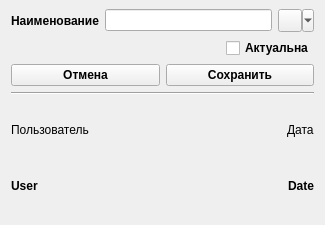
<?xml version="1.0" encoding="UTF-8"?>
<ui version="4.0">
 <class>InventoriesDialog</class>
 <widget class="QWidget" name="InventoriesDialog">
  <property name="geometry">
   <rect>
    <x>0</x>
    <y>0</y>
    <width>325</width>
    <height>225</height>
   </rect>
  </property>
  <property name="minimumSize">
   <size>
    <width>325</width>
    <height>225</height>
   </size>
  </property>
  <property name="maximumSize">
   <size>
    <width>325</width>
    <height>225</height>
   </size>
  </property>
  <property name="windowTitle">
   <string>Form</string>
  </property>
  <layout class="QGridLayout" name="gridLayout">
   <property name="topMargin">
    <number>9</number>
   </property>
   <item row="5" column="0">
    <layout class="QGridLayout" name="gLayoutInfromation">
     <property name="spacing">
      <number>0</number>
     </property>
     <item row="1" column="0" alignment="Qt::AlignLeft">
      <widget class="QLabel" name="labelUserD">
       <property name="font">
        <font>
         <family>Arial</family>
         <pointsize>9</pointsize>
         <weight>75</weight>
         <bold>true</bold>
        </font>
       </property>
       <property name="text">
        <string>User</string>
       </property>
      </widget>
     </item>
     <item row="0" column="0" alignment="Qt::AlignLeft">
      <widget class="QLabel" name="labelUserI">
       <property name="font">
        <font>
         <family>Arial</family>
        </font>
       </property>
       <property name="text">
        <string>Пользователь</string>
       </property>
      </widget>
     </item>
     <item row="1" column="1" alignment="Qt::AlignRight">
      <widget class="QLabel" name="labelDateD">
       <property name="font">
        <font>
         <family>Arial</family>
         <pointsize>9</pointsize>
         <weight>75</weight>
         <bold>true</bold>
        </font>
       </property>
       <property name="text">
        <string>Date</string>
       </property>
      </widget>
     </item>
     <item row="0" column="1" alignment="Qt::AlignRight">
      <widget class="QLabel" name="labelDateI">
       <property name="font">
        <font>
         <family>Arial</family>
        </font>
       </property>
       <property name="text">
        <string>Дата</string>
       </property>
      </widget>
     </item>
    </layout>
   </item>
   <item row="2" column="0">
    <layout class="QHBoxLayout" name="hLayoutActual">
     <item alignment="Qt::AlignRight">
      <widget class="QCheckBox" name="checkBoxActual">
       <property name="font">
        <font>
         <family>Arial</family>
         <pointsize>9</pointsize>
         <weight>75</weight>
         <bold>true</bold>
        </font>
       </property>
       <property name="text">
        <string>Актуальна</string>
       </property>
      </widget>
     </item>
    </layout>
   </item>
   <item row="4" column="0">
    <widget class="Line" name="line">
     <property name="orientation">
      <enum>Qt::Horizontal</enum>
     </property>
    </widget>
   </item>
   <item row="1" column="0">
    <layout class="QHBoxLayout" name="hLayoutAccountingTransaction">
     <property name="topMargin">
      <number>0</number>
     </property>
    </layout>
   </item>
   <item row="3" column="0">
    <layout class="QHBoxLayout" name="hLayoutOkCancel">
     <item>
      <widget class="QPushButton" name="buttonCancel">
       <property name="font">
        <font>
         <family>Arial</family>
         <pointsize>9</pointsize>
         <weight>75</weight>
         <bold>true</bold>
        </font>
       </property>
       <property name="text">
        <string>Отмена</string>
       </property>
      </widget>
     </item>
     <item>
      <widget class="QPushButton" name="buttonSave">
       <property name="font">
        <font>
         <family>Arial</family>
         <pointsize>9</pointsize>
         <weight>75</weight>
         <bold>true</bold>
        </font>
       </property>
       <property name="text">
        <string>Сохранить</string>
       </property>
      </widget>
     </item>
    </layout>
   </item>
   <item row="0" column="0">
    <layout class="QHBoxLayout" name="hLayoutInventories">
     <item>
      <widget class="QLabel" name="labelNameInventories">
       <property name="font">
        <font>
         <family>Arial</family>
         <pointsize>9</pointsize>
         <weight>75</weight>
         <bold>true</bold>
        </font>
       </property>
       <property name="text">
        <string>Наименование</string>
       </property>
      </widget>
     </item>
     <item>
      <widget class="QLineEdit" name="lineEditInventories">
       <property name="font">
        <font>
         <family>Arial</family>
         <pointsize>9</pointsize>
        </font>
       </property>
      </widget>
     </item>
     <item>
      <widget class="QToolButton" name="buttonChoose">
       <property name="popupMode">
        <enum>QToolButton::MenuButtonPopup</enum>
       </property>
       <property name="toolButtonStyle">
        <enum>Qt::ToolButtonTextBesideIcon</enum>
       </property>
      </widget>
     </item>
    </layout>
   </item>
  </layout>
 </widget>
 <resources/>
 <connections/>
</ui>
